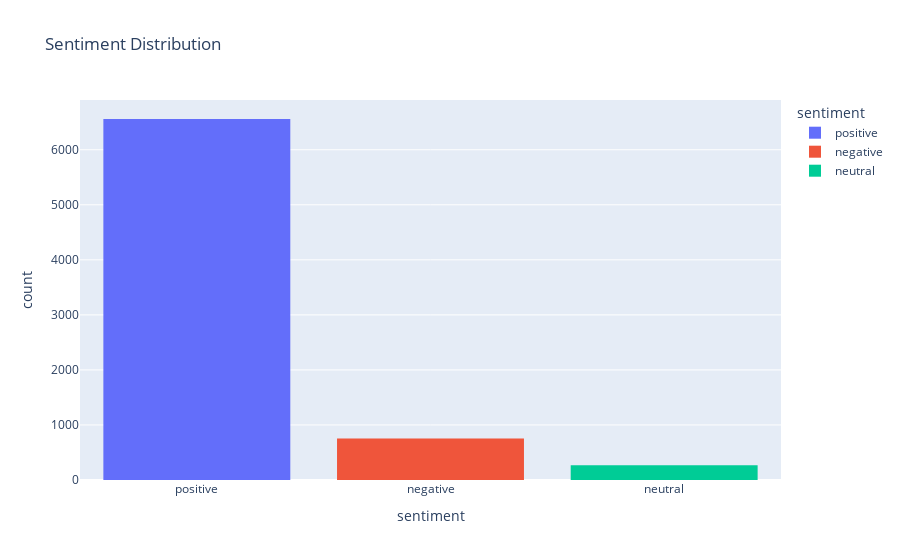

The cell this chart's notebook holds for it:
### Code cell
# Sentiment Analysis
sent_dist_fig = px.histogram(df, x="sentiment", color = "sentiment", title="Sentiment Distribution")
sent_dist_fig.show()

### Figure 1 — Plotly figure (JSON) as saved in the notebook; plotly's stock layout.template omitted (floating-point values rounded to 4 significant figures; data arrays with more than 128 entries replaced by an {"elided": "..."} marker saying what was removed)
{"data": [{"bingroup": "x", "hovertemplate": "sentiment=%{x}<br>count=%{y}<extra></extra>", "legendgroup": "positive", "marker": {"color": "#636efa", "pattern": {"shape": ""}}, "name": "positive", "orientation": "v", "showlegend": true, "type": "histogram", "x": {"elided": "6559 str values"}, "xaxis": "x", "yaxis": "y"}, {"bingroup": "x", "hovertemplate": "sentiment=%{x}<br>count=%{y}<extra></extra>", "legendgroup": "negative", "marker": {"color": "#EF553B", "pattern": {"shape": ""}}, "name": "negative", "orientation": "v", "showlegend": true, "type": "histogram", "x": {"elided": "753 str values"}, "xaxis": "x", "yaxis": "y"}, {"bingroup": "x", "hovertemplate": "sentiment=%{x}<br>count=%{y}<extra></extra>", "legendgroup": "neutral", "marker": {"color": "#00cc96", "pattern": {"shape": ""}}, "name": "neutral", "orientation": "v", "showlegend": true, "type": "histogram", "x": {"elided": "266 str values"}, "xaxis": "x", "yaxis": "y"}], "layout": {"barmode": "relative", "legend": {"title": {"text": "sentiment"}, "tracegroupgap": 0}, "title": {"text": "Sentiment Distribution"}, "xaxis": {"anchor": "y", "categoryarray": ["positive", "negative", "neutral"], "categoryorder": "array", "domain": [0, 1], "title": {"text": "sentiment"}}, "yaxis": {"anchor": "x", "domain": [0, 1], "title": {"text": "count"}}}}
